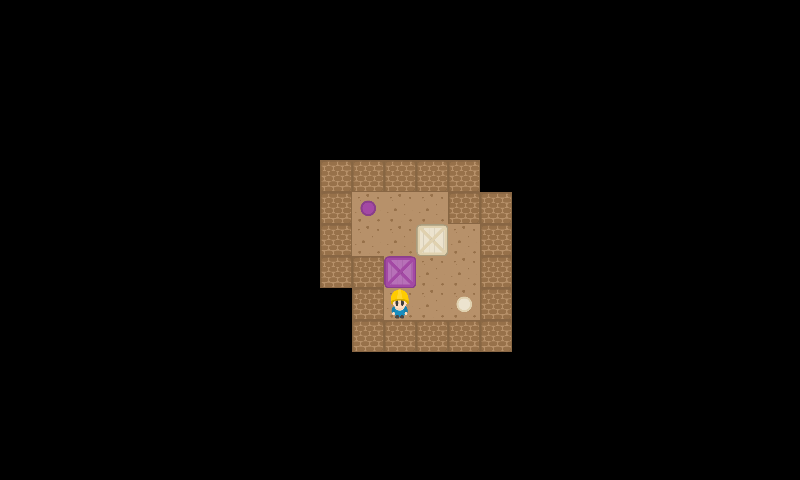

Below is a game level as drawn by its tile map, then a one-line description and the .tmx that defines it (tile-layer data replaced by summaries):
An orthogonal 25x15 tile map with 32x32 px tiles, 2 tile layers (StaticMap, Objetos).

<map version="1.0" orientation="orthogonal" renderorder="right-down" width="25" height="15" tilewidth="32" tileheight="32">
 <tileset firstgid="1" name="Tileset" tilewidth="32" tileheight="32">
  <image source="Tileset.png" width="192" height="192" />
  <tile id="0">
   <properties>
    <property name="tipo" value="pared" />
   </properties>
  </tile>
  <tile id="6">
   <properties>
    <property name="tipo" value="pared" />
   </properties>
  </tile>
  <tile id="8">
   <properties>
    <property name="color" value="purple" />
    <property name="tipo" value="endPoint" />
   </properties>
  </tile>
  <tile id="9">
   <properties>
    <property name="color" value="gray" />
    <property name="tipo" value="endPoint" />
   </properties>
  </tile>
  <tile id="10">
   <properties>
    <property name="color" value="brown" />
    <property name="tipo" value="endPoint" />
   </properties>
  </tile>
  <tile id="11">
   <properties>
    <property name="color" value="blue" />
    <property name="tipo" value="endPoint" />
   </properties>
  </tile>
  <tile id="12">
   <properties>
    <property name="tipo" value="pared" />
   </properties>
  </tile>
  <tile id="14">
   <properties>
    <property name="color" value="black" />
    <property name="tipo" value="endPoint" />
   </properties>
  </tile>
  <tile id="15">
   <properties>
    <property name="color" value="purple" />
    <property name="tipo" value="caja" />
   </properties>
  </tile>
  <tile id="16">
   <properties>
    <property name="color" value="gray" />
    <property name="tipo" value="caja" />
   </properties>
  </tile>
  <tile id="17">
   <properties>
    <property name="color" value="brown" />
    <property name="tipo" value="caja" />
   </properties>
  </tile>
  <tile id="18">
   <properties>
    <property name="tipo" value="pared" />
   </properties>
  </tile>
  <tile id="20">
   <properties>
    <property name="color" value="beige" />
    <property name="tipo" value="endPoint" />
   </properties>
  </tile>
  <tile id="21">
   <properties>
    <property name="color" value="blue" />
    <property name="tipo" value="caja" />
   </properties>
  </tile>
  <tile id="22">
   <properties>
    <property name="tipo" value="startPoint" />
   </properties>
  </tile>
  <tile id="24">
   <properties>
    <property name="tipo" value="pared" />
   </properties>
  </tile>
  <tile id="25">
   <properties>
    <property name="color" value="yellow" />
    <property name="tipo" value="endPoint" />
   </properties>
  </tile>
  <tile id="26">
   <properties>
    <property name="color" value="yellow" />
    <property name="tipo" value="caja" />
   </properties>
  </tile>
  <tile id="27">
   <properties>
    <property name="color" value="black" />
    <property name="tipo" value="caja" />
   </properties>
  </tile>
  <tile id="30">
   <properties>
    <property name="tipo" value="pared" />
   </properties>
  </tile>
  <tile id="31">
   <properties>
    <property name="color" value="red" />
    <property name="tipo" value="endPoint" />
   </properties>
  </tile>
  <tile id="32">
   <properties>
    <property name="color" value="red" />
    <property name="tipo" value="caja" />
   </properties>
  </tile>
  <tile id="33">
   <properties>
    <property name="color" value="beige" />
    <property name="tipo" value="caja" />
   </properties>
  </tile>
  <tile id="34">
   <properties>
    <property name="box" value="beige" />
   </properties>
  </tile>
 </tileset>
 <layer name="StaticMap" width="25" height="15">
  <data>[375 cells, 33 non-empty, 2 distinct tile ids]</data>
 </layer>
 <layer name="Objetos" width="25" height="15">
  <data>[375 cells, 5 non-empty, 5 distinct tile ids]</data>
 </layer>
</map>
